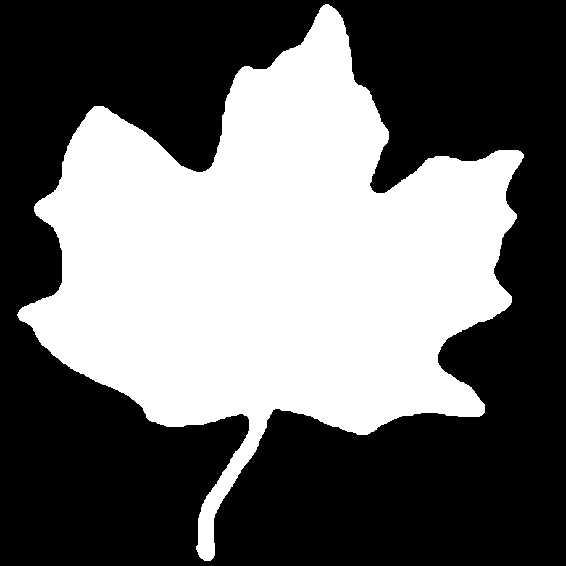
#> input picture img2.png, 566 x 566 px
$ python MPP_2.py   (older library calls are emulated)
#> lines starting #> are read from the running program, lines starting #| are printed output that depends on the picture; after the words box and inside, x2 and y2 are one past the last pixel; in counts of white or black regions, pixels touching at a corner belong together
import numpy as np

import cv2
import matplotlib.pyplot as plt


def is_inf(n):
    return n == np.float("Inf") or n == np.float("-Inf")


def mpp_2(img_path, T):
#> called with img_path = 'img2.png', T = -1
    im = cv2.imread(img_path, cv2.IMREAD_GRAYSCALE)
#> im: shape (566, 566); 41.4% white; 1 white region
    ret, thresh = cv2.threshold(im, 127, 255, 0)
    edges = np.zeros(im.shape)
    _, contours, _ = cv2.findContours(thresh, cv2.RETR_EXTERNAL, cv2.CHAIN_APPROX_NONE)
#> contours = 1 contour; box (x1, y1, x2, y2) and area: (17, 4, 524, 561) 131666

    mpp_ls = []
    p1 = contours[0][0, 0, :]
#> p1 = [325, 4]
    p2 = contours[0][1, 0, :]
#> p2 = [324, 5]
    dx = p2[0] - p1[0]
#> dx = -1
    dy = p2[1] - p1[1]
#> dy = 1
    slope = dy / dx
#> slope = -1
    intercept = p1[1] - slope * p1[0]
#> intercept = 329
    error = 0
    prev = p2
#> prev = [324, 5]
    x_const = p2[0]
#> x_const = 324
    for i in range(2, contours[0].shape[0]):
        p = contours[0][i, 0, :]
        if not is_inf(slope) or slope == 0:
            yp = slope * p[0] + intercept
            error = error + abs(yp - p[1])
        else:
            if is_inf(slope):
                xp = x_const
            else:
                xp = (1 / slope) * (p[1] - intercept)
            error = error + abs(xp - p[0])

        if error > T:
            mpp_ls.append(p)
            error = 0
            dx = p[0] - prev[0]
            dy = p[1] - prev[1]
            x_const = p[0]
            slope = np.float(dy) / dx
            intercept = p[1] - slope * p[0]

        prev = p
#> this loop made 1977 passes
#> (yp, dx, dy, x_const, slope, intercept, prev) on passes 1, 2, 3, 4, 5, 7, 10, 11, 13, 14, 17, 20: (6, -1, 0, 323, 0, 5, [323, 5]), (5, -1, 1, 322, -1, 328, [322, 6]), (7, -1, 1, 321, -1, 328, [321, 7]), (8, -1, 1, 320, -1, 328, [320, 8]), (8, 0, 1, 320, inf, -inf, [320, 9]), (10, 0, 1, 319, inf, -inf, [319, 11]), (14, -1, 1, 317, -1, 331, [317, 14]), (14, 0, 1, 317, inf, -inf, [317, 15]), (17, -1, 1, 315, -1, 332, [315, 17]), (17, 0, 1, 315, inf, -inf, [315, 18]), (20, 0, 1, 314, inf, -inf, [314, 21]), (23, 0, 1, 313, inf, -inf, [313, 24])
#> (xp, dx, dy, x_const, slope, intercept, prev) on passes 6, 8, 9, 12, 15, 16: (320, -1, 1, 319, -1, 329, [319, 10]), (319, 0, 1, 319, inf, -inf, [319, 12]), (319, -1, 1, 318, -1, 331, [318, 13]), (317, -1, 1, 316, -1, 332, [316, 16]), (315, 0, 1, 315, inf, -inf, [315, 19]), (315, -1, 1, 314, -1, 334, [314, 20])

    vertices = len(mpp_ls)
    mpp_np = np.array(mpp_ls)
    mpp_np = np.expand_dims(mpp_np, 1)
    pts = mpp_np.reshape((-1, 1, 2))
    cv2.polylines(edges, [pts], True, (255, 255, 255))
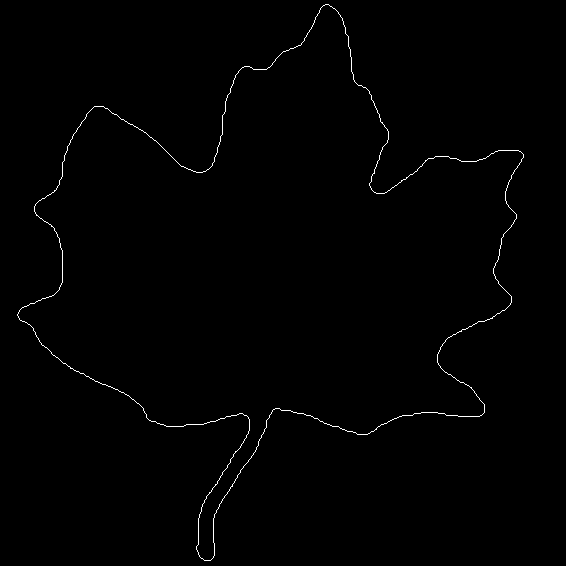
#> edges: shape (566, 566) float64; 0.62% white in thin lines or dots, all inside (x1, y1, x2, y2) = (17, 4, 524, 561)
    return edges, vertices


img_0, v_0 = mpp_2("img2.png", -1)
img_5, v_5 = mpp_2("img2.png", 5)
#> call 2 of mpp_2, with img_path = 'img2.png', T = 5
#> in mpp_2 (call 2), `cv2.polylines(edges, [pts], True, (255, 255, 255))`:
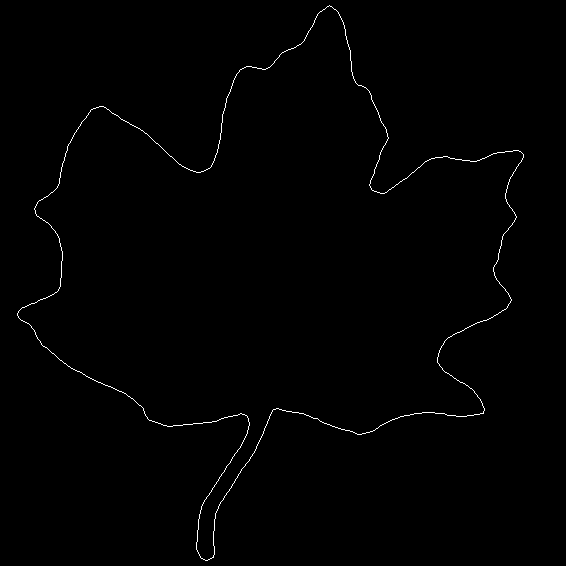
#> edges: shape (566, 566) float64; 0.61% white in thin lines or dots, all inside (x1, y1, x2, y2) = (17, 5, 524, 561)
img_10, v_10 = mpp_2("img2.png", 10)
#> call 3 of mpp_2, with img_path = 'img2.png', T = 10
#> in mpp_2 (call 3), `cv2.polylines(edges, [pts], True, (255, 255, 255))`:
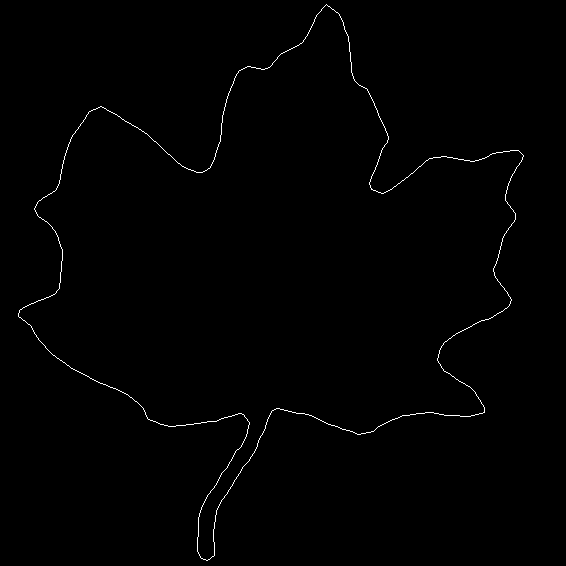
#> edges: shape (566, 566) float64; 0.61% white in thin lines or dots, all inside (x1, y1, x2, y2) = (18, 4, 524, 561)
img_20, v_20 = mpp_2("img2.png", 20)
#> call 4 of mpp_2, with img_path = 'img2.png', T = 20
#> in mpp_2 (call 4), `cv2.polylines(edges, [pts], True, (255, 255, 255))`:
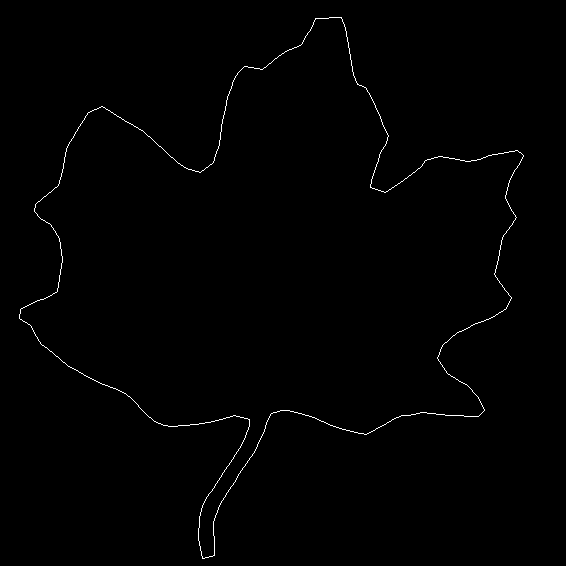
#> edges: shape (566, 566) float64; 0.6% white in thin lines or dots, all inside (x1, y1, x2, y2) = (19, 17, 524, 559)
img_40, v_40 = mpp_2("img2.png", 40)
#> in mpp_2 (call 5), `cv2.polylines(edges, [pts], True, (255, 255, 255))`:
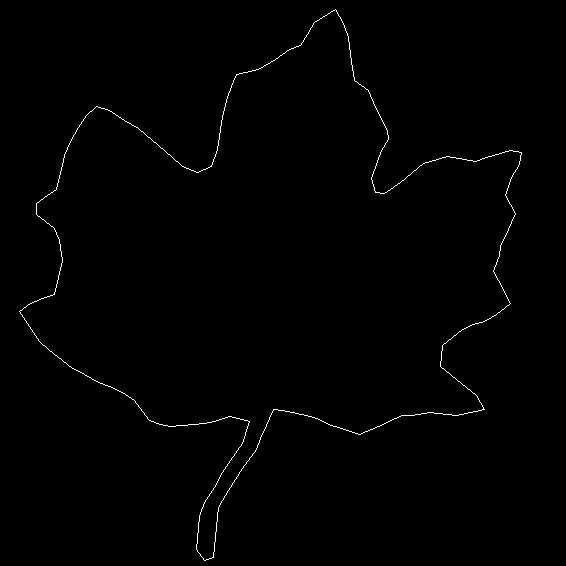
#> edges: shape (566, 566) float64; 0.6% white in thin lines or dots, all inside (x1, y1, x2, y2) = (19, 9, 522, 561)
img_80, v_80 = mpp_2("img2.png", 80)
#> in mpp_2 (call 6), `cv2.polylines(edges, [pts], True, (255, 255, 255))`:
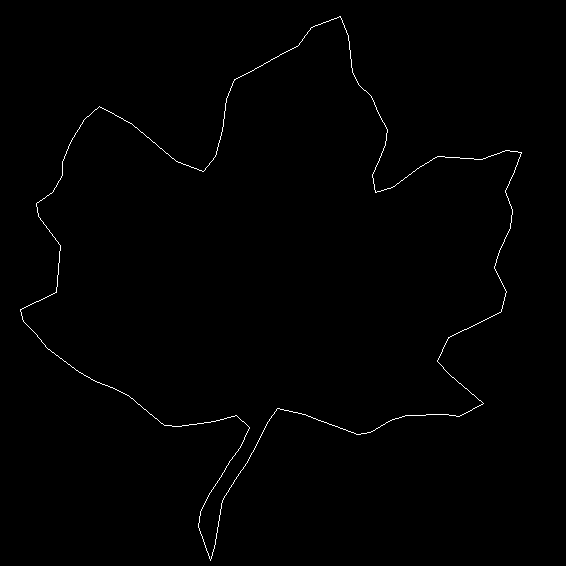
#> edges: shape (566, 566) float64; 0.58% white in thin lines or dots, all inside (x1, y1, x2, y2) = (20, 16, 522, 561)
img_160, v_160 = mpp_2("img2.png", 160)
#> in mpp_2 (call 7), `cv2.polylines(edges, [pts], True, (255, 255, 255))`:
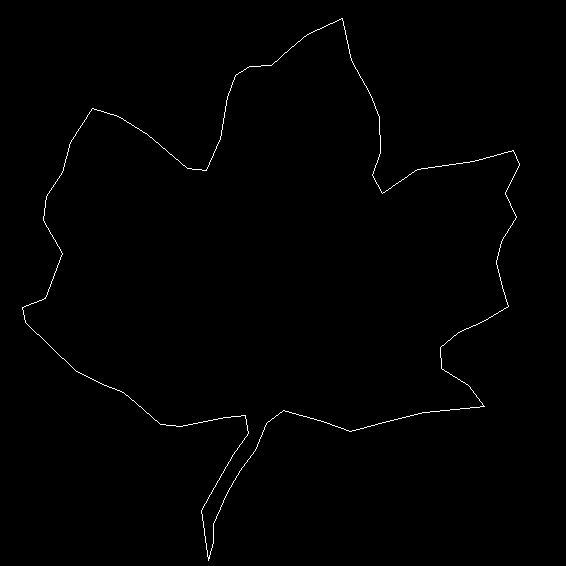
#> edges: shape (566, 566) float64; 0.58% white in thin lines or dots, all inside (x1, y1, x2, y2) = (22, 18, 520, 561)

plt.figure(figsize=(13, 13))
plt.subplot(231), plt.imshow(img_0, cmap='gray'), plt.title(str(v_0))
plt.xticks([]), plt.yticks([])
plt.subplot(232), plt.imshow(img_5, cmap='gray'), plt.title(str(v_5))
plt.xticks([]), plt.yticks([])
plt.subplot(233), plt.imshow(img_10, cmap='gray'), plt.title(str(v_10))
plt.xticks([]), plt.yticks([])
plt.subplot(234), plt.imshow(img_20, cmap='gray'), plt.title(str(v_20))
plt.xticks([]), plt.yticks([])
plt.subplot(235), plt.imshow(img_40, cmap='gray'), plt.title(str(v_40))
plt.xticks([]), plt.yticks([])
plt.subplot(236), plt.imshow(img_80, cmap='gray'), plt.title(str(v_80))
plt.xticks([]), plt.yticks([])

plt.show()
